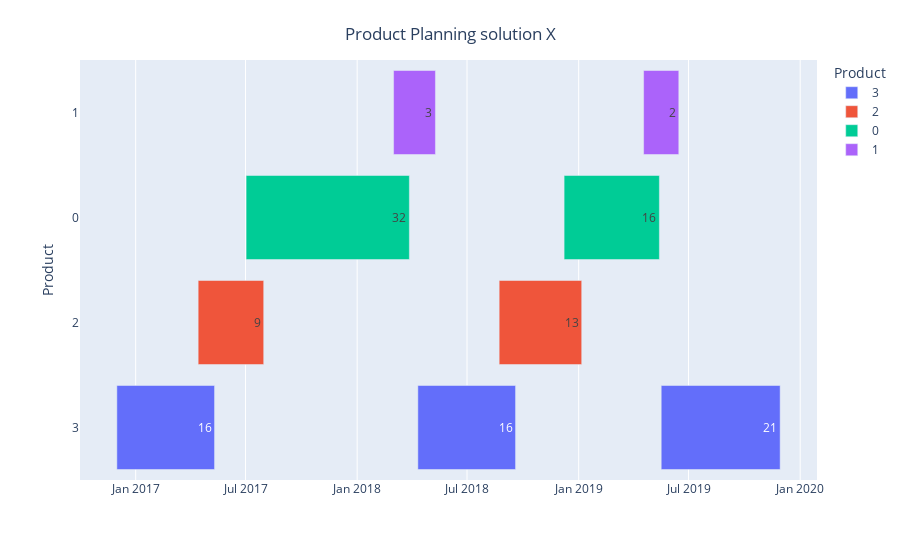

The cell this chart's notebook holds for it:
### Code cell
import plotly.express as px
import pandas as pd
fig = px.timeline(df, x_start="Start of USP", x_end="End of USP", y="Product", color="Product",text="Batches [un]")
fig.update_yaxes(autorange="reversed")
fig.update_layout(
    title={
        'text':f"Product Planning solution {solutionName}",
        'y':0.95,
        'x':0.5,
        'xanchor': 'center',
        'yanchor': 'top'})
fig.write_image(os.path.join(root_path_report_figures,f"planning{solutionName}.png"))
fig.show()

### Figure 1 — Plotly figure (JSON) as saved in the notebook; plotly's stock layout.template omitted (floating-point values rounded to 4 significant figures)
{"data": [{"alignmentgroup": "True", "base": ["2016-12-01T00:00:00", "2018-04-11T00:00:00", "2019-05-17T00:00:00"], "hovertemplate": "Product=%{y}<br>Start of USP=%{base}<br>End of USP=%{x}<br>Batches [un]=%{text}<extra></extra>", "legendgroup": "3", "marker": {"color": "#636efa"}, "name": "3", "offsetgroup": "3", "orientation": "h", "showlegend": true, "text": [16, 16, 21], "textposition": "auto", "type": "bar", "x": [13910400000, 13910400000, 16934400000], "xaxis": "x", "y": ["3", "3", "3"], "yaxis": "y"}, {"alignmentgroup": "True", "base": ["2017-04-14T00:00:00", "2018-08-23T00:00:00"], "hovertemplate": "Product=%{y}<br>Start of USP=%{base}<br>End of USP=%{x}<br>Batches [un]=%{text}<extra></extra>", "legendgroup": "2", "marker": {"color": "#EF553B"}, "name": "2", "offsetgroup": "2", "orientation": "h", "showlegend": true, "text": [9, 13], "textposition": "auto", "type": "bar", "x": [9331200000, 11750400000], "xaxis": "x", "y": ["2", "2"], "yaxis": "y"}, {"alignmentgroup": "True", "base": ["2017-07-02T00:00:00", "2018-12-08T00:00:00"], "hovertemplate": "Product=%{y}<br>Start of USP=%{base}<br>End of USP=%{x}<br>Batches [un]=%{text}<extra></extra>", "legendgroup": "0", "marker": {"color": "#00cc96"}, "name": "0", "offsetgroup": "0", "orientation": "h", "showlegend": true, "text": [32, 16], "textposition": "auto", "type": "bar", "x": [23241600000, 13564800000], "xaxis": "x", "y": ["0", "0"], "yaxis": "y"}, {"alignmentgroup": "True", "base": ["2018-03-02T00:00:00", "2019-04-18T00:00:00"], "hovertemplate": "Product=%{y}<br>Start of USP=%{base}<br>End of USP=%{x}<br>Batches [un]=%{text}<extra></extra>", "legendgroup": "1", "marker": {"color": "#ab63fa"}, "name": "1", "offsetgroup": "1", "orientation": "h", "showlegend": true, "text": [3, 2], "textposition": "auto", "type": "bar", "x": [5961600000, 5011200000], "xaxis": "x", "y": ["1", "1"], "yaxis": "y"}], "layout": {"barmode": "overlay", "legend": {"title": {"text": "Product"}, "tracegroupgap": 0}, "margin": {"t": 60}, "title": {"text": "Product Planning solution X", "x": 0.5, "xanchor": "center", "y": 0.95, "yanchor": "top"}, "xaxis": {"anchor": "y", "domain": [0, 1], "type": "date"}, "yaxis": {"anchor": "x", "autorange": "reversed", "categoryarray": ["1", "0", "2", "3"], "categoryorder": "array", "domain": [0, 1], "title": {"text": "Product"}}}}
